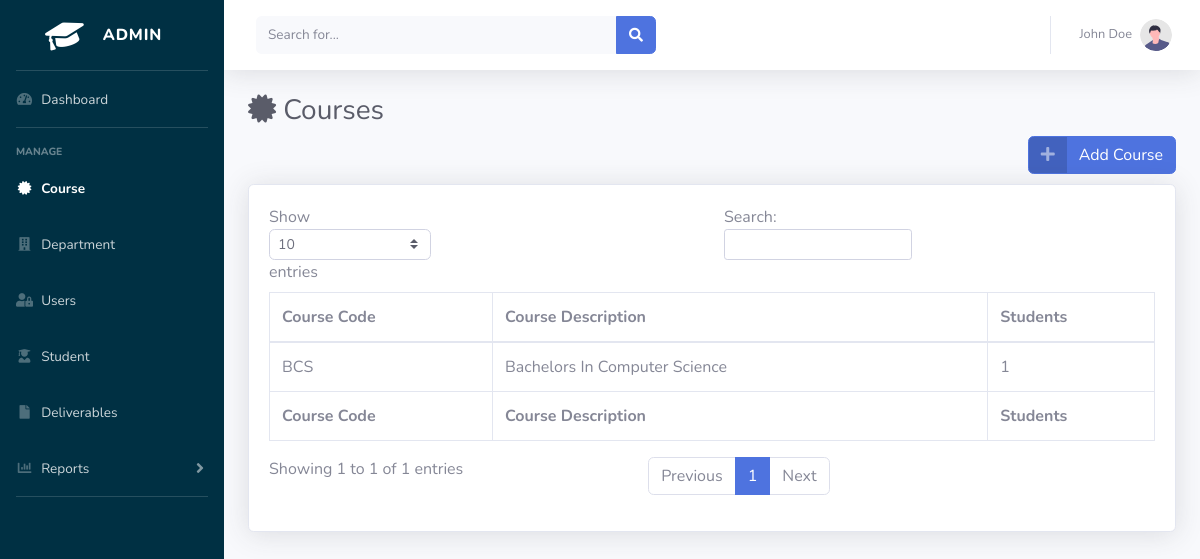
The page /admin/course.php on the database as committed earlier.
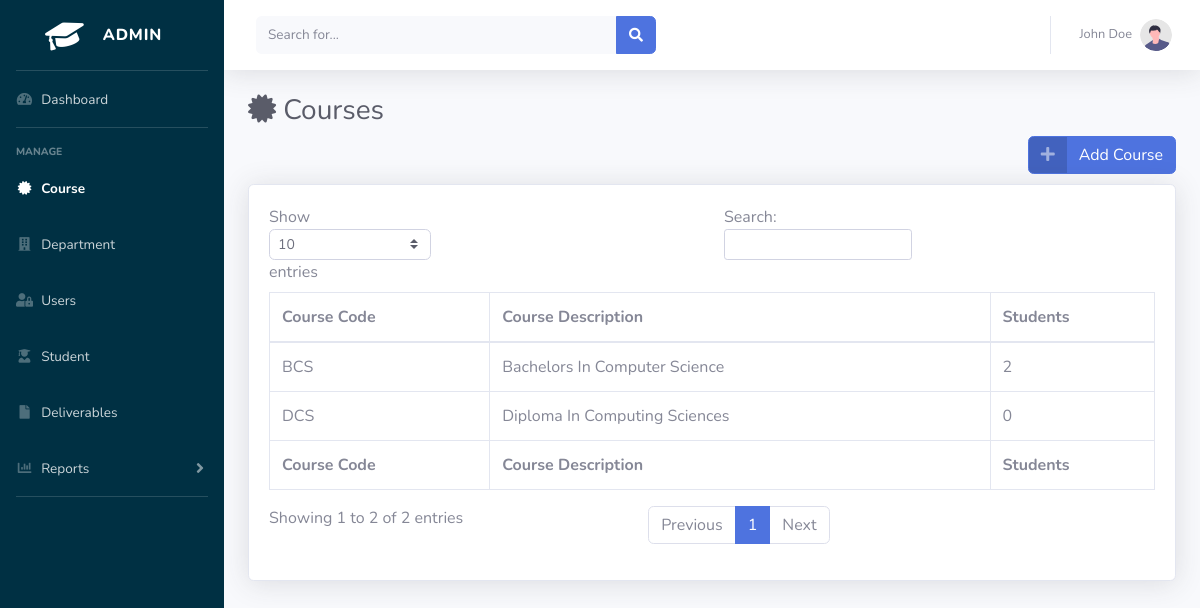
The same page on the database as committed later.
### tables this page shows
CREATE TABLE `tbl_course` (
  `course_id` int(11) NOT NULL,
  `course_code` varchar(15) NOT NULL,
  `course_description` varchar(200) NOT NULL
);

### admin/course.php (the view, shortened to what the changed rows need)
<?php
include('../shared/connection.php');
?>
<!DOCTYPE html>
<html lang="en">
<head>
    <link href="../assets/vendor/fontawesome-free/css/all.min.css" rel="stylesheet" type="text/css">
    <link href="../assets/css/sb-admin-2.min.css" rel="stylesheet">
</head>
<body id="page-top">
    <div id="wrapper" style="background-color: #003043">
        <div id="content-wrapper" class="d-flex flex-column">
            <div id="content">
                <div class="container-fluid">
                    <h1 class="h3 mb-2 text-gray-800"><i class="fas fa-certificate"></i> Courses</h1>
                                    <br><br>
                    <div class="card shadow mb-4">
                        <div class="card-body">
                            <div class="table-responsive">
                                <table class="table table-bordered" id="dataTable" width="100%" cellspacing="0">
                                    <thead>
                                        <tr>
                                            <th>Course Code</th>
                                            <th>Course Description</th>
                                            <th>Students</th>
                                        </tr>
                                    </thead>
                                    <tfoot>
                                        <tr>
                                            <th>Course Code</th>
                                            <th>Course Description</th>
                                            <th>Students</th>
                                        </tr>
                                    </tfoot>
                                    <tbody>
                                    <?php
                                        $sql = "SELECT * FROM `tbl_course`  \n"
                                            . "ORDER BY `tbl_course`.`course_id` ASC;";
                                        $records=mysqli_query($con,$sql);
                                        while($row=mysqli_fetch_assoc($records)){
                                            $index = $row['course_id'];
                                            $code = $row['course_code'];
                                            $descreption = $row['course_description'];
                                            $sql = "SELECT * FROM `tbl_student` WHERE course_id = $index";
                                            $records2=mysqli_query($con,$sql);
                                            $total_students=0;
                                            while($row=mysqli_fetch_assoc($records2)){
                                                $total_students = $total_students + 1;
                                            }
                                            echo"<tr>
                                            <td>$code
                                            </td>
                                            <td>$descreption</td>
                                            <td>$total_students</td>
                                            </tr>";
                                        }
                                        ?>
                                    </tbody>
                                </table>
                            </div>
                        </div>
                    </div>
                </div>
            </div>
        </div>
    </div>
</body>
</html>

Rows that differ between the two databases and show on the page:
computed for tbl_course "BCS": total_students "1" → "2"
added tbl_course: course_code "DCS", course_description "Diploma In Computing Sciences", total_students "0"
Other text that changed with them:
text written by a page script: "Show entries Search: Showing 1 to 1 of 1 entries Previous 1 Next" → "Show entries Search: Showing 1 to 2 of 2 entries Previous 1 Next"
